Frame 1 (no input): blank canvas, image omitted
Frame 60 (the mouse pressed at the canvas centre just before this capture): blank canvas, image omitted
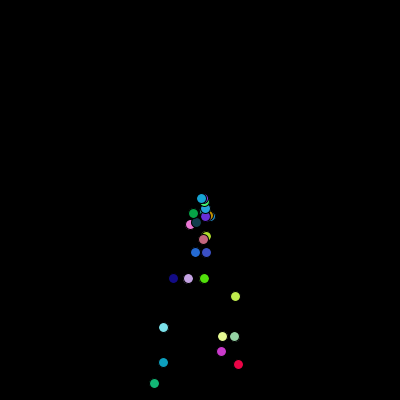
Frame 120 (the mouse held since frame 60 and released just before this capture)

The Processing sketch whose frames 1 and 60 were blank and that drew this single picture after the mouse press (run headless with seeded random() and noise(); from frame 60 on, the mouse is pressed at the canvas centre):

// Processing sketch: version_control_launch_sketch
// ── version_control_launch_sketch.pde
ArrayList<Particle> particles;



void setup(){
 size(400,400);
 particles = new ArrayList<Particle>();
}

void draw(){
  background(0);
  for (int i = 0; i < particles.size(); i++){
    particles.get(i).update();
    particles.get(i).display();
  }
  if(mousePressed == true) {
    particles.add(new Particle(mouseX, mouseY));
  }
}

// ── particle.pde
class Particle {
  
  PVector position;
  PVector velocity;
  PVector acceleration;
  float color1 = random(0, 255);
  float color2 = random(0, 255);
  float color3 = random(0, 255);
  
  Particle(float x, float y){
    position = new PVector(x, y);
    velocity = new PVector(random(-2, 2), random(-2, 2));
    acceleration = new PVector(0, 0.5);
  }
  
  void update(){
    velocity.add(acceleration);
    position.add(velocity);
  }
  
  void display(){
    fill(color1, color2, color3);
    ellipse(position.x, position.y, 10, 10);
  }
}
